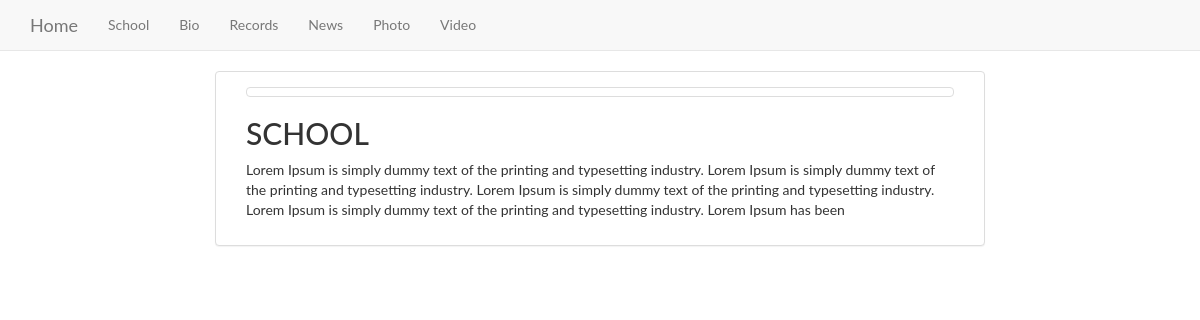
The page /index.php/welcome/school on the database as committed earlier.
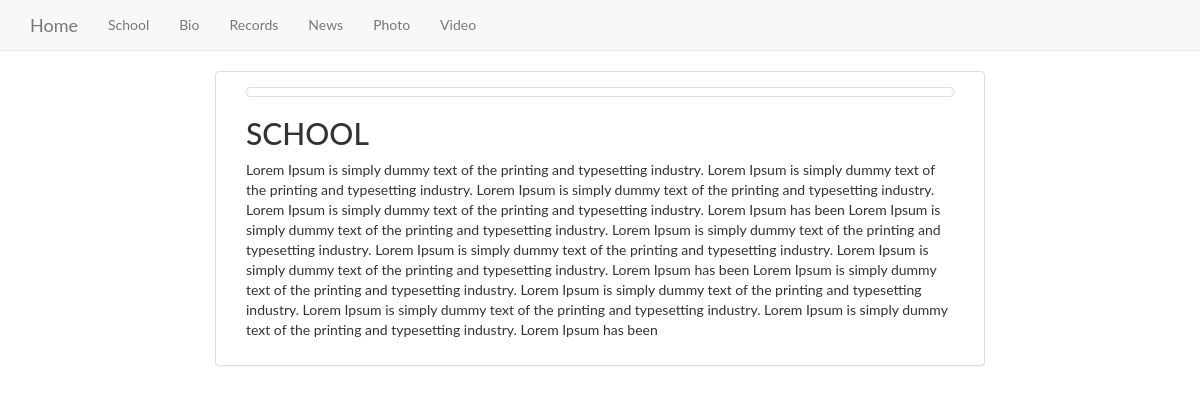
The same page on the database as committed later.
### tables this page shows
CREATE TABLE `school` (
  `id` int(11) NOT NULL,
  `title` varchar(255) NOT NULL,
  `description` text NOT NULL,
  `image` varchar(255) NOT NULL,
  `created_date` varchar(255) NOT NULL
);

### application/libraries/Template.php (called while the page is built)
<?php  if ( ! defined('BASEPATH')) exit('No direct script access allowed');
class Template
{
    var $ci;
    function __construct()
    {
        $this->ci =& get_instance();
    }
    function load($tpl_view, $body_view = null, $data = null)
    {
        if ( ! is_null( $body_view ) )
        {
            if ( file_exists( APPPATH.'views/'.$tpl_view.'/'.$body_view ) )
            {
                $body_view_path = $tpl_view.'/'.$body_view;
            }
            else if ( file_exists( APPPATH.'views/'.$tpl_view.'/'.$body_view.'.php' ) )
            {
                $body_view_path = $tpl_view.'/'.$body_view.'.php';
            }
            else if ( file_exists( APPPATH.'views/'.$body_view ) )
            {
                $body_view_path = $body_view;
            }
            else if ( file_exists( APPPATH.'views/'.$body_view.'.php' ) )
            {
                $body_view_path = $body_view.'.php';
            }
            else
            {
                show_error('Unable to load the requested file: ' . $tpl_name.'/'.$view_name.'.php');
            }
            $body = $this->ci->load->view($body_view_path, $data, TRUE);
            if ( is_null($data) )
            {
                $data = array('body' => $body);
            }
            else if ( is_array($data) )
            {
                $data['body'] = $body;
            }
            else if ( is_object($data) )
            {
                $data->body = $body;
            }
        }
        $this->ci->load->view('templates/'.$tpl_view, $data);
    }
}

### application/controllers/Welcome.php (called while the page is built, shortened)
<?php
class Welcome extends CI_Controller {
	public function school()
	{
		$data['school'] = $this->School_model->get_school();
		$data['title'] = 'School';
		$this->template->load('default', 'school', $data);
	}
}

### index.php (called while the page is built, shortened)
<?php
require_once BASEPATH.'core/CodeIgniter.php';

### application/models/School_model.php (called while the page is built, shortened)
<?php
class School_model extends CI_Model {
    function get_school() {
        $query = $this->db->get('school');
        return $query->result_array();
    }
}
?>

### application/views/school.php (the view, shortened to what this page needs)
<div class="left-panel">
    <div class="col-lg-8 col-lg-offset-2 col-md-8 col-md-offset-2 col-sm-8  col-sm-offset-2 col-xs-8 col-xs-offset-2">
        <div class="panel panel-default">
            <div class="panel-body">
                <div class="col-md-12">
                    <div class="thumbnail">
                    </div>
                    <div class="icerik-bilgi">
                        <h2><?=$school[0]['title']; ?></h2>
                        <p><?=$school[0]['description']; ?></p>
                    </div>
                </div>
            </div>
        </div>
    </div>
</div>

### application/views/templates/default.php (shortened to what this page needs)
<!DOCTYPE html>
<html lang="en">
<head>
    <link rel="stylesheet" href="<?= base_url().'public/bootstrap/css/bootstrap.min.css';?>">
    <link rel="stylesheet" href="<?= base_url().'public/css/style.css';?>">
</head>
<body>
    <nav class="navbar navbar-default navbar-static-top">
        <div class="container">
            <div class="navbar-header">
                <a class="navbar-brand" href="<?= base_url().'welcome';?>">
                    Home
                </a>
            </div>
            <div class="collapse navbar-collapse" id="app-navbar-collapse">
                <ul class="nav navbar-nav">
                    <li><a href="<?= base_url().'welcome/school';?>">School</a></li>
                    <li><a href="<?= base_url().'welcome/biography';?>">Bio</a></li>
                    <li><a href="<?= base_url().'welcome/records';?>">Records</a></li>
                    <li><a href="<?= base_url().'welcome/get_all_news/';?>">News</a></li>
                    <li><a href="<?= base_url().'welcome/get_all_photo';?>">Photo</a></li>
                    <li><a href="<?= base_url().'welcome/get_all_video';?>">Video</a></li>
                </ul>
            </div>
        </div>
    </nav>
    <div id="main-content">
        <?php echo $body; ?>
    </div>
</body>
</html>

### application/views/templates/default.php (style rules this page uses)
body { font-family: 'Lato'; }

Rows that differ between the two databases and show on the page:
changed school "SCHOOL": description "…Lorem Ipsum has been" → "…Lorem Ipsum has been Lorem Ipsum is simply dummy text of the printing and typesetting industry. Lorem Ipsum is simply dummy text of the printing and typesetting industry. Lorem Ipsum is simply dummy text of the printing and typesetting industry. Lorem Ipsum is simply dummy text of the printing and typesetting industry. Lorem Ipsum has been Lorem Ipsum is simply dummy text of the printing and typesetting industry. Lorem Ipsum is simply dummy text of the printing and typesetting industry. Lorem Ipsum is simply dummy text of the printing and typesetting industry. Lorem Ipsum is simply dummy text of the printing and typesetting industry. Lorem Ipsum has been"
